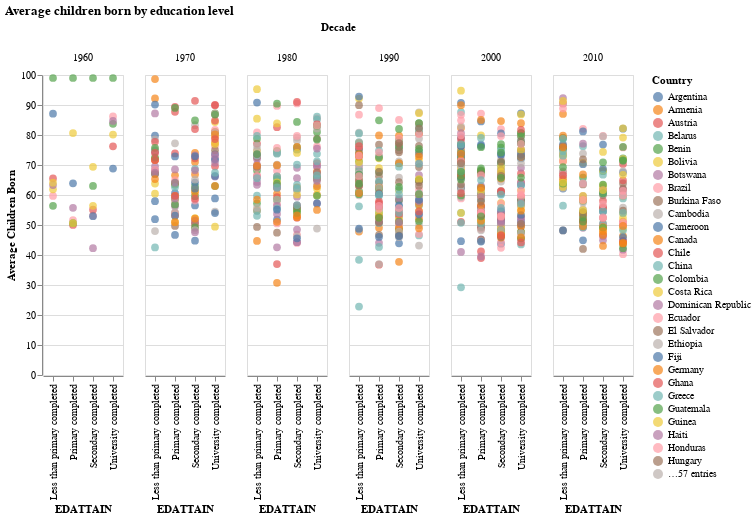

Here is the notebook cell this chart was saved with:
### Code cell
scatter_children_edu()

### Figure 1 — Vega specification as saved in the notebook (floating-point values rounded to 4 significant figures; data arrays with more than 128 entries replaced by an {"elided": "..."} marker saying what was removed)
{"$schema": "https://vega.github.io/schema/vega/v5.json", "data": [{"name": "source_0", "values": {"elided": "1010 records"}}, {"name": "column_domain", "values": [{"DECADE": 2000, "count": 287}, {"DECADE": 2010, "count": 182}, {"DECADE": 1970, "count": 134}, {"DECADE": 1980, "count": 157}, {"DECADE": 1990, "count": 219}, {"DECADE": 1960, "count": 31}]}, {"name": "source_0_x_domain_EDATTAIN", "values": [{"EDATTAIN": "University completed"}, {"EDATTAIN": "Secondary completed"}, {"EDATTAIN": "Primary completed"}, {"EDATTAIN": "Less than primary completed"}]}, {"name": "source_0_y_domain_avg_children_born", "values": [{"min": 22.8, "max": 99.0}]}, {"name": "source_0_color_domain_COUNTRY_NAME", "values": [{"COUNTRY_NAME": "Armenia"}, {"COUNTRY_NAME": "Argentina"}, {"COUNTRY_NAME": "Austria"}, {"COUNTRY_NAME": "Burkina Faso"}, {"COUNTRY_NAME": "Benin"}, {"COUNTRY_NAME": "Bolivia"}, {"COUNTRY_NAME": "Brazil"}, {"COUNTRY_NAME": "Botswana"}, {"COUNTRY_NAME": "Belarus"}, {"COUNTRY_NAME": "Canada"}, {"COUNTRY_NAME": "Switzerland"}, {"COUNTRY_NAME": "Ivory Coast"}, {"COUNTRY_NAME": "Chile"}, {"COUNTRY_NAME": "Cameroon"}, {"COUNTRY_NAME": "China"}, {"COUNTRY_NAME": "Colombia"}, {"COUNTRY_NAME": "Costa Rica"}, {"COUNTRY_NAME": "Germany"}, {"COUNTRY_NAME": "Dominican Republic"}, {"COUNTRY_NAME": "Ecuador"}, {"COUNTRY_NAME": "Spain"}, {"COUNTRY_NAME": "Ethiopia"}, {"COUNTRY_NAME": "Fiji"}, {"COUNTRY_NAME": "Ghana"}, {"COUNTRY_NAME": "Guinea"}, {"COUNTRY_NAME": "Greece"}, {"COUNTRY_NAME": "Guatemala"}, {"COUNTRY_NAME": "Honduras"}, {"COUNTRY_NAME": "Haiti"}, {"COUNTRY_NAME": "Hungary"}, {"COUNTRY_NAME": "Indonesia"}, {"COUNTRY_NAME": "Ireland"}, {"COUNTRY_NAME": "Israel"}, {"COUNTRY_NAME": "Iraq"}, {"COUNTRY_NAME": "Iran"}, {"COUNTRY_NAME": "Jamaica"}, {"COUNTRY_NAME": "Kenya"}, {"COUNTRY_NAME": "Kyrgyz Republic"}, {"COUNTRY_NAME": "Cambodia"}, {"COUNTRY_NAME": "Laos"}, {"COUNTRY_NAME": "Saint Lucia"}, {"COUNTRY_NAME": "Liberia"}, {"COUNTRY_NAME": "Lesotho"}, {"COUNTRY_NAME": "Morocco"}, {"COUNTRY_NAME": "Mali"}, {"COUNTRY_NAME": "Myanmar"}, {"COUNTRY_NAME": "Mongolia"}, {"COUNTRY_NAME": "Mauritius"}, {"COUNTRY_NAME": "Malawi"}, {"COUNTRY_NAME": "Mexico"}, {"COUNTRY_NAME": "Malaysia"}, {"COUNTRY_NAME": "Mozambique"}, {"COUNTRY_NAME": "Nicaragua"}, {"COUNTRY_NAME": "Nepal"}, {"COUNTRY_NAME": "Panama"}, {"COUNTRY_NAME": "Peru"}, {"COUNTRY_NAME": "Papua New Guinea"}, {"COUNTRY_NAME": "Philippines"}, {"COUNTRY_NAME": "Pakistan"}, {"COUNTRY_NAME": "Puerto Rico"}, {"COUNTRY_NAME": "Palestine"}, {"COUNTRY_NAME": "Paraguay"}, {"COUNTRY_NAME": "Romania"}, {"COUNTRY_NAME": "Russia"}, {"COUNTRY_NAME": "Rwanda"}, {"COUNTRY_NAME": "Sudan"}, {"COUNTRY_NAME": "Slovenia"}, {"COUNTRY_NAME": "Sierra Leone"}, {"COUNTRY_NAME": "Senegal"}, {"COUNTRY_NAME": "Suriname"}, {"COUNTRY_NAME": "South Sudan"}, {"COUNTRY_NAME": "El Salvador"}, {"COUNTRY_NAME": "Togo"}, {"COUNTRY_NAME": "Thailand"}, {"COUNTRY_NAME": "Turkey"}, {"COUNTRY_NAME": "Trinidad and Tobago"}, {"COUNTRY_NAME": "Tanzania"}, {"COUNTRY_NAME": "Ukraine"}, {"COUNTRY_NAME": "Uganda"}, {"COUNTRY_NAME": "United States"}, {"COUNTRY_NAME": "Uruguay"}, {"COUNTRY_NAME": "Venezuela"}, {"COUNTRY_NAME": "Vietnam"}, {"COUNTRY_NAME": "South Africa"}, {"COUNTRY_NAME": "Zambia"}, {"COUNTRY_NAME": "Zimbabwe"}]}], "signals": [{"name": "x_step", "value": 20}, {"name": "child_width", "update": "bandspace(domain('x').length, 1, 0.5) * x_step"}, {"name": "child_height", "value": 300}], "marks": [{"type": "group", "name": "column-title", "title": {"text": "Decade", "offset": 10, "style": "guide-title"}, "role": "column-title"}, {"type": "group", "name": "row_header", "encode": {"update": {"height": {"signal": "child_height"}}}, "axes": [{"scale": "y", "labelOverlap": true, "orient": "left", "tickCount": {"signal": "ceil(child_height/40)"}, "zindex": 0, "grid": false, "title": "Average Children Born"}], "role": "row-header"}, {"type": "group", "name": "column_header", "from": {"data": "column_domain"}, "sort": {"field": "datum[\"DECADE\"]", "order": "ascending"}, "encode": {"update": {"width": {"signal": "child_width"}}}, "title": {"text": {"signal": "isValid(parent[\"DECADE\"]) ? parent[\"DECADE\"] : \"\"+parent[\"DECADE\"]"}, "frame": "group", "offset": 10, "style": "guide-label"}, "role": "column-header"}, {"type": "group", "name": "column_footer", "from": {"data": "column_domain"}, "sort": {"field": "datum[\"DECADE\"]", "order": "ascending"}, "encode": {"update": {"width": {"signal": "child_width"}}}, "axes": [{"scale": "x", "zindex": 0, "grid": false, "labelAlign": "right", "labelAngle": 270, "labelBaseline": "middle", "orient": "bottom", "title": "EDATTAIN"}], "role": "column-footer"}, {"type": "group", "name": "cell", "from": {"facet": {"data": "source_0", "name": "facet", "groupby": ["DECADE"]}}, "sort": {"field": ["datum[\"DECADE\"]"], "order": ["ascending"]}, "encode": {"update": {"width": {"signal": "child_width"}, "height": {"signal": "child_height"}}}, "marks": [{"type": "symbol", "name": "child_marks", "from": {"data": "facet"}, "encode": {"update": {"x": {"field": "EDATTAIN", "scale": "x"}, "fill": {"field": "COUNTRY_NAME", "scale": "color"}, "y": {"field": "avg_children_born", "scale": "y"}, "opacity": {"value": 0.7}, "size": {"value": 60}, "shape": {"value": "circle"}, "tooltip": {"signal": "{\"COUNTRY_NAME\": isValid(datum[\"COUNTRY_NAME\"]) ? datum[\"COUNTRY_NAME\"] : \"\"+datum[\"COUNTRY_NAME\"], \"EDATTAIN\": isValid(datum[\"EDATTAIN\"]) ? datum[\"EDATTAIN\"] : \"\"+datum[\"EDATTAIN\"], \"avg_children_born\": format(datum[\"avg_children_born\"], \"\"), \"DECADE\": format(datum[\"DECADE\"], \"\")}"}}}, "style": ["circle"]}], "axes": [{"scale": "y", "domain": false, "orient": "left", "gridScale": "x", "labels": false, "maxExtent": 0, "minExtent": 0, "aria": false, "tickCount": {"signal": "ceil(child_height/40)"}, "zindex": 0, "grid": true, "ticks": false}], "style": "cell"}], "scales": [{"name": "x", "type": "point", "domain": {"data": "source_0_x_domain_EDATTAIN", "field": "EDATTAIN", "sort": true}, "range": {"step": {"signal": "x_step"}}, "padding": 0.5}, {"name": "y", "type": "linear", "domain": [{"signal": "(data(\"source_0_y_domain_avg_children_born\")[0] || {}).min"}, {"signal": "(data(\"source_0_y_domain_avg_children_born\")[0] || {}).max"}], "range": [{"signal": "child_height"}, 0], "nice": true, "zero": true}, {"name": "color", "type": "ordinal", "domain": {"data": "source_0_color_domain_COUNTRY_NAME", "field": "COUNTRY_NAME", "sort": true}, "range": "category"}], "title": {"text": "Average children born by education level", "anchor": "start"}, "legends": [{"title": "Country", "fill": "color", "symbolType": "circle", "encode": {"symbols": {"update": {"opacity": {"value": 0.7}}}}}], "layout": {"padding": 20, "offset": {"columnTitle": 10}, "columns": {"signal": "length(data('column_domain'))"}, "bounds": "full", "align": "all"}, "padding": 5, "background": "white"}
